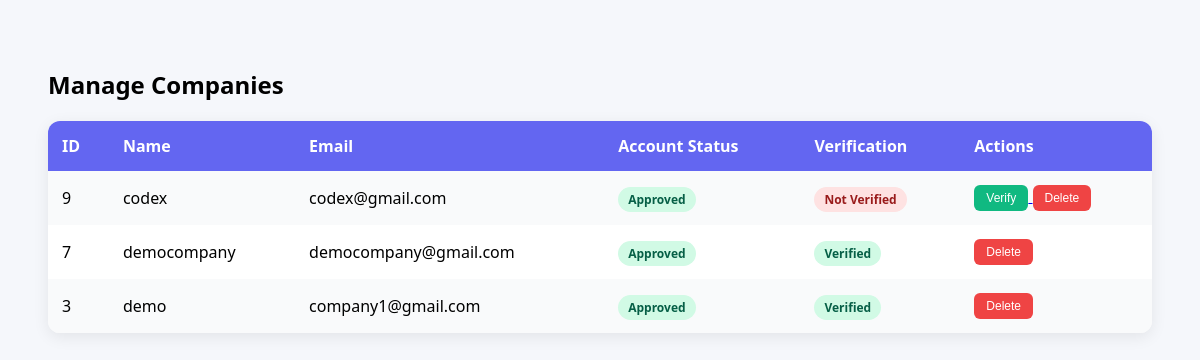
Page /admin/companies (signed in) on the committed database.
### tables this page shows
CREATE TABLE company_details (
    id INTEGER PRIMARY KEY AUTOINCREMENT,
    user_id INTEGER,
    company_name TEXT,
    industry TEXT,
    website TEXT,
    location TEXT,
    description TEXT,
    verified INTEGER DEFAULT 0,
    FOREIGN KEY(user_id) REFERENCES users(id)
);

CREATE TABLE users (
  id INTEGER PRIMARY KEY AUTOINCREMENT,
  name TEXT,
  email TEXT UNIQUE,
  password TEXT,
  role TEXT
, approved INTEGER DEFAULT 0, created_at DATETIME);

### routes/admin_routes.py (the view)
@admin_bp.route("/companies")
def companies():
    if not admin_required():
        return redirect("/login")
    with sqlite3.connect(DATABASE) as conn:
        conn.row_factory = sqlite3.Row
        cur = conn.cursor()
        cur.execute("""
            SELECT users.id, users.name, users.email, users.approved,
                   company_details.verified
            FROM users
            LEFT JOIN company_details
            ON users.id = company_details.user_id
            WHERE users.role = 'company'
            ORDER BY users.id DESC
        """)
        companies = cur.fetchall()
    return render_template("admin/companies_manage.html", companies=companies)

### app.py (called while the page is built)
@app.context_processor
def inject_pending_count():
    pending_count = 0
    try:
        with sqlite3.connect(DATABASE, timeout=10) as conn:
            cur = conn.cursor()
            cur.execute("SELECT COUNT(*) FROM users WHERE approved = 0")
            pending_count = cur.fetchone()[0]
    except Exception:
        pending_count = 0
    return dict(pending_count=pending_count)

### routes/admin_routes.py (called while the page is built)
def admin_required():
    if session.get("role") != "admin":
        return False
    return True

### templates/admin/companies_manage.html (shortened to what this page needs)
<!DOCTYPE html>
<html>
<head>
</head>
<body>
<h2>Manage Companies</h2>
<table>
  <tr>
    <th>ID</th>
    <th>Name</th>
    <th>Email</th>
    <th>Account Status</th>
    <th>Verification</th>
    <th>Actions</th>
  </tr>
  {% for company in companies %}
  <tr>
    <td>{{ company.id }}</td>
    <td>{{ company.name }}</td>
    <td>{{ company.email }}</td>
    <td>
      {% if company.approved == 1 %}
        <span class="badge approved">Approved</span>
      {% else %}
        <span class="badge pending">Pending</span>
      {% endif %}
    </td>
    <td>
      {% if company.verified == 1 %}
        <span class="badge approved">Verified</span>
      {% else %}
        <span class="badge pending">Not Verified</span>
      {% endif %}
    </td>
    <td>
      {% if company.verified != 1 %}
        <a href="/admin/verify-company/{{ company.id }}">
          <button class="verify-btn">Verify</button>
        </a>
      {% endif %}
      <a href="/admin/delete-company/{{ company.id }}">
        <button class="delete-btn">Delete</button>
      </a>
    </td>
  </tr>
  {% endfor %}
</table>
</body>
</html>

### templates/admin/companies_manage.html (style rules this page uses)
body { font-family: Segoe UI; background: #f5f7fb; padding: 40px; }
table { width: 100%; background: white; border-collapse: collapse; border-radius: 12px; overflow: hidden; box-shadow: 0 4px 16px rgba(0,0,0,0.08); }
th, td { padding: 14px; text-align: left; }
th { background: #6366f1; color: white; }
tr:nth-child(even) { background: #f9fafb; }
.badge { padding: 4px 10px; border-radius: 20px; font-size: 12px; font-weight: 600; }
.approved { background: #d1fae5; color: #065f46; }
.pending { background: #fee2e2; color: #991b1b; }
button { padding: 6px 12px; border: none; border-radius: 6px; cursor: pointer; font-size: 12px; }
.verify-btn { background: #10b981; color: white; }
.delete-btn { background: #ef4444; color: white; }

### rows in the picture
company_details: id "9", name "codex", email "codex@gmail.com", verified "Not Verified"
company_details: id "7", name "democompany", email "democompany@gmail.com", verified "Verified"
company_details: id "3", name "demo", email "company1@gmail.com", verified "Verified"
